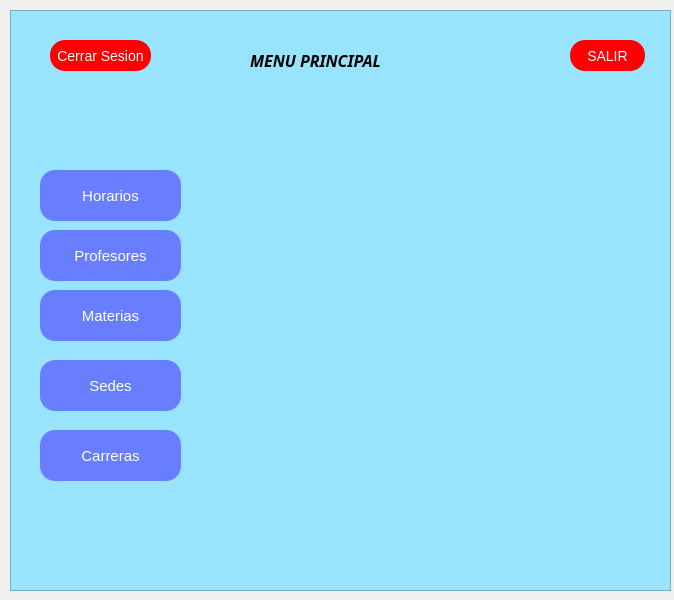
<?xml version="1.0" encoding="UTF-8"?>
<ui version="4.0">
 <class>MainWindow</class>
 <widget class="QMainWindow" name="MainWindow">
  <property name="geometry">
   <rect>
    <x>0</x>
    <y>0</y>
    <width>674</width>
    <height>600</height>
   </rect>
  </property>
  <property name="windowTitle">
   <string>MainWindow</string>
  </property>
  <widget class="QWidget" name="centralwidget">
   <widget class="QFrame" name="frame">
    <property name="geometry">
     <rect>
      <x>10</x>
      <y>10</y>
      <width>661</width>
      <height>581</height>
     </rect>
    </property>
    <property name="styleSheet">
     <string notr="true">background-color:rgb(152, 228, 255);</string>
    </property>
    <property name="frameShape">
     <enum>QFrame::StyledPanel</enum>
    </property>
    <property name="frameShadow">
     <enum>QFrame::Raised</enum>
    </property>
    <widget class="QLabel" name="label">
     <property name="geometry">
      <rect>
       <x>240</x>
       <y>30</y>
       <width>261</width>
       <height>41</height>
      </rect>
     </property>
     <property name="font">
      <font>
       <family>Hack Nerd Font Mono</family>
       <pointsize>12</pointsize>
       <weight>75</weight>
       <italic>true</italic>
       <bold>true</bold>
      </font>
     </property>
     <property name="text">
      <string>MENU PRINCIPAL</string>
     </property>
    </widget>
    <widget class="QLabel" name="text">
     <property name="geometry">
      <rect>
       <x>150</x>
       <y>90</y>
       <width>401</width>
       <height>71</height>
      </rect>
     </property>
     <property name="font">
      <font>
       <family>Hack Nerd Font Mono</family>
       <pointsize>12</pointsize>
       <weight>75</weight>
       <italic>true</italic>
       <bold>true</bold>
      </font>
     </property>
     <property name="text">
      <string/>
     </property>
     <property name="alignment">
      <set>Qt::AlignCenter</set>
     </property>
    </widget>
    <widget class="QPushButton" name="Loginboton">
     <property name="geometry">
      <rect>
       <x>30</x>
       <y>160</y>
       <width>141</width>
       <height>51</height>
      </rect>
     </property>
     <property name="styleSheet">
      <string notr="true">border-radius:15px;
color:white;
font-size:15px;
background-color: rgb(104, 126, 255);</string>
     </property>
     <property name="text">
      <string>Horarios</string>
     </property>
     <property name="icon">
      <iconset>
       <normaloff>imagenes/calendar3 (2).png</normaloff>imagenes/calendar3 (2).png</iconset>
     </property>
     <property name="iconSize">
      <size>
       <width>20</width>
       <height>20</height>
      </size>
     </property>
    </widget>
    <widget class="QPushButton" name="bt_teachers">
     <property name="geometry">
      <rect>
       <x>30</x>
       <y>220</y>
       <width>141</width>
       <height>51</height>
      </rect>
     </property>
     <property name="styleSheet">
      <string notr="true">border-radius:15px;
color:white;
font-size:15px;
background-color: rgb(104, 126, 255);</string>
     </property>
     <property name="text">
      <string>Profesores</string>
     </property>
     <property name="icon">
      <iconset>
       <normaloff>imagenes/chalkboard-teacher.png</normaloff>imagenes/chalkboard-teacher.png</iconset>
     </property>
     <property name="iconSize">
      <size>
       <width>20</width>
       <height>20</height>
      </size>
     </property>
    </widget>
    <widget class="QPushButton" name="Loginboton_3">
     <property name="geometry">
      <rect>
       <x>30</x>
       <y>280</y>
       <width>141</width>
       <height>51</height>
      </rect>
     </property>
     <property name="styleSheet">
      <string notr="true">border-radius:15px;
color:white;
font-size:15px;
background-color: rgb(104, 126, 255);</string>
     </property>
     <property name="text">
      <string>Materias</string>
     </property>
     <property name="icon">
      <iconset>
       <normaloff>imagenes/round-class.png</normaloff>imagenes/round-class.png</iconset>
     </property>
     <property name="iconSize">
      <size>
       <width>20</width>
       <height>20</height>
      </size>
     </property>
    </widget>
    <widget class="QPushButton" name="Loginboton_4">
     <property name="geometry">
      <rect>
       <x>30</x>
       <y>350</y>
       <width>141</width>
       <height>51</height>
      </rect>
     </property>
     <property name="styleSheet">
      <string notr="true">border-radius:15px;
color:white;
font-size:15px;
background-color: rgb(104, 126, 255);</string>
     </property>
     <property name="text">
      <string>Sedes</string>
     </property>
     <property name="icon">
      <iconset>
       <normaloff>imagenes/university.png</normaloff>imagenes/university.png</iconset>
     </property>
     <property name="iconSize">
      <size>
       <width>20</width>
       <height>20</height>
      </size>
     </property>
    </widget>
    <widget class="QPushButton" name="Loginboton_5">
     <property name="geometry">
      <rect>
       <x>30</x>
       <y>420</y>
       <width>141</width>
       <height>51</height>
      </rect>
     </property>
     <property name="styleSheet">
      <string notr="true">border-radius:15px;
color:white;
font-size:15px;
background-color: rgb(104, 126, 255);</string>
     </property>
     <property name="text">
      <string>Carreras</string>
     </property>
     <property name="icon">
      <iconset>
       <normaloff>imagenes/system-sum.png</normaloff>imagenes/system-sum.png</iconset>
     </property>
     <property name="iconSize">
      <size>
       <width>20</width>
       <height>20</height>
      </size>
     </property>
    </widget>
    <widget class="QPushButton" name="bt_salir">
     <property name="geometry">
      <rect>
       <x>560</x>
       <y>30</y>
       <width>75</width>
       <height>31</height>
      </rect>
     </property>
     <property name="styleSheet">
      <string notr="true">background-color:red;
color:white;
font-size:14px;
border-radius:15px;</string>
     </property>
     <property name="text">
      <string>SALIR</string>
     </property>
    </widget>
    <widget class="QPushButton" name="bt_close">
     <property name="geometry">
      <rect>
       <x>40</x>
       <y>30</y>
       <width>101</width>
       <height>31</height>
      </rect>
     </property>
     <property name="styleSheet">
      <string notr="true">background-color:red;
color:white;
font-size:14px;
border-radius:15px;</string>
     </property>
     <property name="text">
      <string>Cerrar Sesion</string>
     </property>
    </widget>
    <widget class="QLabel" name="label_4">
     <property name="geometry">
      <rect>
       <x>270</x>
       <y>200</y>
       <width>381</width>
       <height>231</height>
      </rect>
     </property>
     <property name="font">
      <font>
       <family>Hack Nerd Font Mono</family>
       <pointsize>12</pointsize>
       <weight>75</weight>
       <italic>true</italic>
       <bold>true</bold>
      </font>
     </property>
     <property name="styleSheet">
      <string notr="true"/>
     </property>
     <property name="text">
      <string/>
     </property>
     <property name="pixmap">
      <pixmap>imagenes/iutaImg.png</pixmap>
     </property>
     <property name="scaledContents">
      <bool>true</bool>
     </property>
    </widget>
   </widget>
  </widget>
 </widget>
 <resources/>
 <connections/>
</ui>
